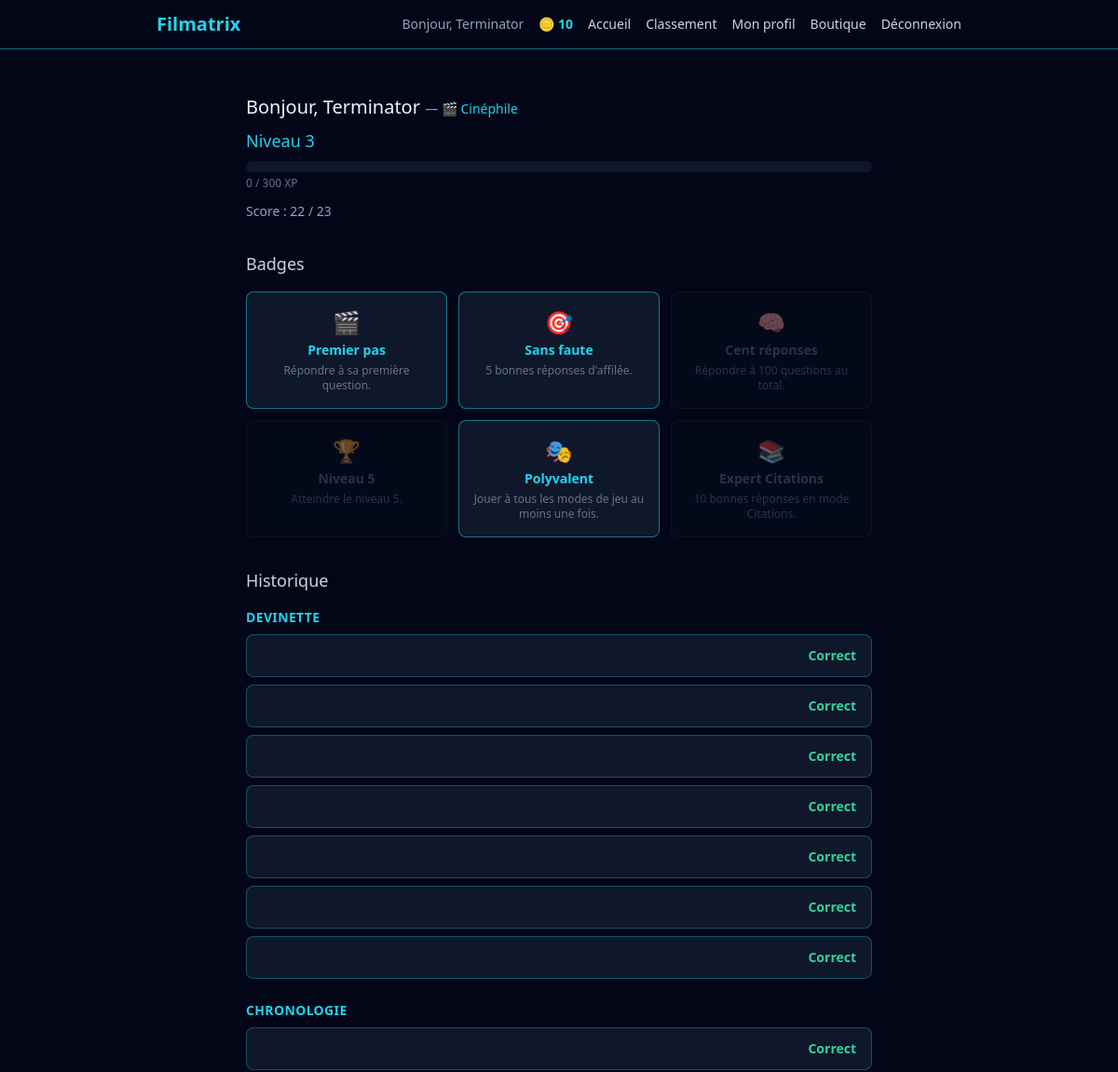
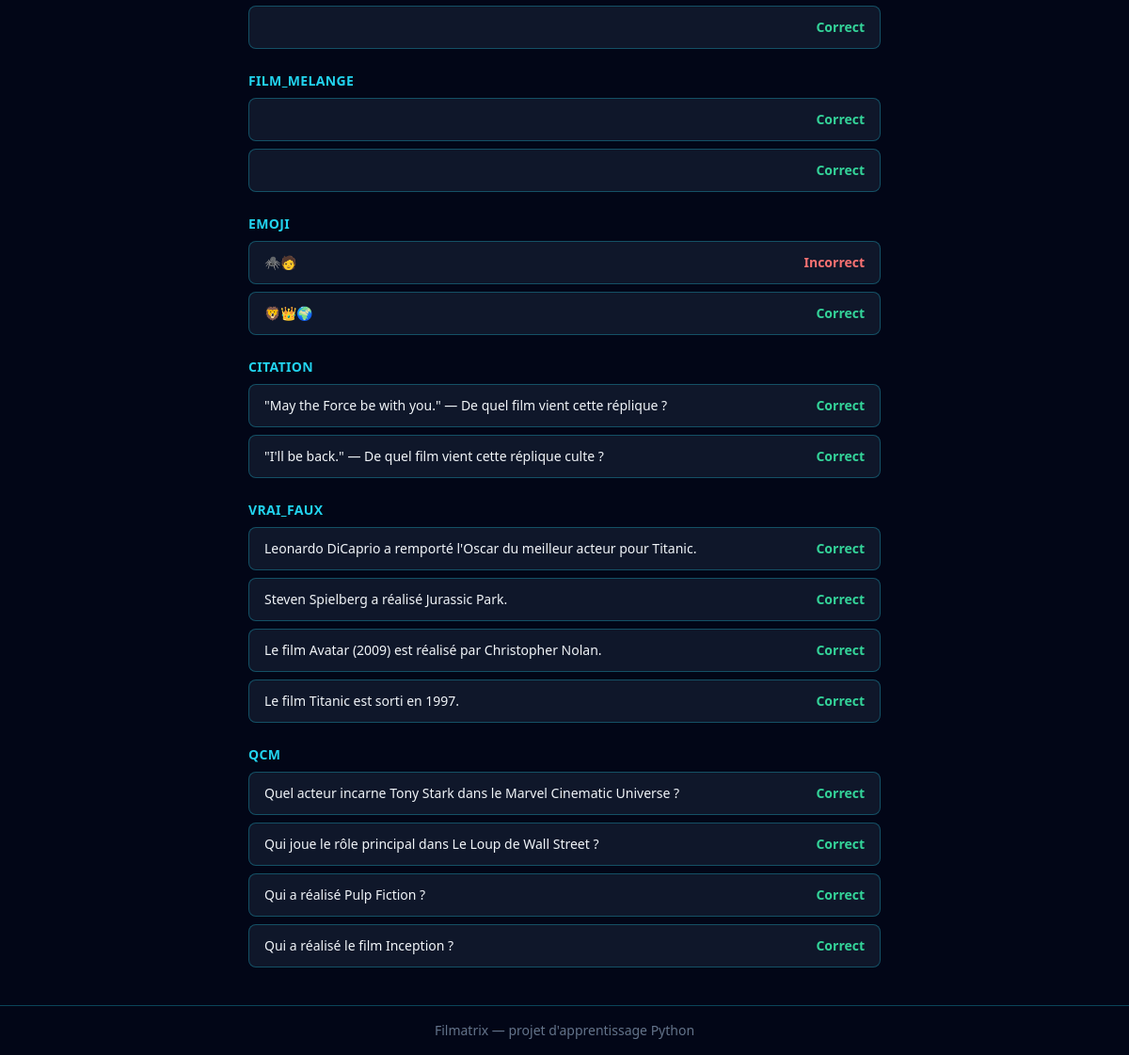
/profil (signed in), run on the app's committed database (2 pictures, top to bottom).
### src/models.py (models this page shows, shortened)
class User(db.Model, UserMixin):
    __tablename__ = "users"
    id = db.Column(db.Integer, primary_key=True)
    username = db.Column(db.String(50), unique=True, nullable=False)
    email = db.Column(db.String(120), unique=True, nullable=False)
    password_hash = db.Column(db.String(255), nullable=False)
    total_xp = db.Column(db.Integer, nullable=False, default=0)
    coins = db.Column(db.Integer, nullable=False, default=0)
    equipped_title = db.Column(db.String(50), nullable=True)

class Question(db.Model):
    __tablename__ = "questions"
    id = db.Column(db.Integer, primary_key=True)
    mode = db.Column(db.String(50), nullable=False)
    category = db.Column(db.String(50), nullable=False)
    difficulty = db.Column(db.String(20), nullable=False)
    prompt = db.Column(db.Text, nullable=False)
    payload = db.Column(db.JSON, nullable=False)
    correct_answer = db.Column(db.JSON, nullable=False)
    requires_account = db.Column(db.Boolean, nullable=False, default=False)

class Attempt(db.Model):
    __tablename__ = "attempts"
    id = db.Column(db.Integer, primary_key=True)
    user_id = db.Column(db.Integer, db.ForeignKey("users.id"), nullable=False)
    question_id = db.Column(db.Integer, db.ForeignKey("questions.id"), nullable=False)
    is_correct = db.Column(db.Boolean, nullable=False)
    answered_at = db.Column(db.DateTime, nullable=False, default=datetime.utcnow)
    question = db.relationship("Question")
    user = db.relationship("User", backref="attempts")

### app.py (the view)
    @app.route("/profil")
    @login_required
    def profile() -> str:
        attempts = (
            Attempt.query.filter_by(user_id=current_user.id)
            .order_by(Attempt.answered_at.desc())
            .all()
        )
        total_count = len(attempts)
        correct_count = sum(1 for attempt in attempts if attempt.is_correct)
        level_info = calculate_level(current_user.total_xp)
        attempts_by_mode = {}
        for attempt in attempts:
            mode = attempt.question.mode
            attempts_by_mode.setdefault(mode, []).append(attempt)
        earned_badge_codes = {badge.badge_code for badge in current_user.badges}
        all_badges = []
        for code, info in BADGES.items():
            all_badges.append(
                {
                    "code": code,
                    "name": info["name"],
                    "description": info["description"],
                    "icon": info["icon"],
                    "earned": code in earned_badge_codes,
                }
            )
        equipped_title_name= None
        if current_user.equipped_title:
            equipped_title_name = TITLES.get(current_user.equipped_title, {}).get("name")
        return render_template(
            "profil.html",
            attempts_by_mode=attempts_by_mode,
            total_count=total_count,
            correct_count=correct_count,
            level_info=level_info,
            all_badges=all_badges,
            equipped_title_name=equipped_title_name,
        )

### app.py (called while the page is built)
def calculate_level(total_xp: int) -> dict:
        level = 1
        xp_for_next_level = 100
        xp_already_spent = 0
        while total_xp - xp_already_spent >= xp_for_next_level:
            xp_already_spent += xp_for_next_level
            level += 1
            xp_for_next_level = 100 * level
        xp_in_current_level = total_xp - xp_already_spent
        return {
            "level": level,
            "xp_in_current_level": xp_in_current_level,
            "xp_for_next_level": xp_for_next_level,
            }

### templates/profil.html (shortened to what this page needs)
{% extends "base.html" %}
{% block content %}
<div class="max-w-2xl mx-auto mt-8">
    <h2 class="text-xl mb-2">
        Bonjour, {{ current_user.username }}
        {% if equipped_title_name %}
            <span class="text-cyan-400 text-sm font-normal">— {{ equipped_title_name }}</span>
        {% endif %}
    </h2>
    <div class="mb-8">
        <p class="text-cyan-400 text-lg mb-2">
            Niveau {{ level_info.level }}
        </p>
        <div class="w-full bg-slate-900 rounded-full h-3 overflow-hidden mb-1">
        </div>
        <p class="text-xs text-slate-500">{{ level_info.xp_in_current_level }} / {{ level_info.xp_for_next_level }} XP</p>
        <p class="text-slate-400 text-sm mt-3">
            Score : {{ correct_count }} / {{ total_count }}
        </p>
    </div>
    <h3 class="text-lg mb-4 text-slate-300">Badges</h3>
    <div class="grid grid-cols-2 sm:grid-cols-3 gap-3 mb-8">
        {% for badge in all_badges %}
        <div class="border rounded-lg px-3 py-4 text-center transition
                    {% if badge.earned %}
                        border-cyan-400/50 bg-slate-900
                    {% else %}
                        border-slate-800 bg-slate-900/50 opacity-40
                    {% endif %}">
            <p class="text-2xl mb-1">{{ badge.icon }}</p>
            <p class="text-sm font-bold {% if badge.earned %}text-cyan-400{% else %}text-slate-500{% endif %}">
                {{ badge.name }}
            </p>
            <p class="text-xs text-slate-500 mt-1">{{ badge.description }}</p>
        </div>
        {% endfor %}
    </div>
    <h3 class="text-lg mb-4 text-slate-300">Historique</h3>
    {% if attempts_by_mode %}
        {% for mode, mode_attempts in attempts_by_mode.items() %}
        <div class="mb-6">
            <h4 class="text-sm font-bold text-cyan-400 mb-2 uppercase tracking-wide">{{ mode }}</h4>
            <div class="flex flex-col gap-2">
                {% for attempt in mode_attempts %}
                <div class="flex items-center justify-between bg-slate-900 border border-cyan-400/30 rounded-lg px-4 py-3">
                    <span class="text-sm">{{ attempt.question.prompt }}</span>
                    {% if attempt.is_correct %}
                        <span class="text-emerald-400 text-sm font-bold">Correct</span>
                    {% else %}
                        <span class="text-red-400 text-sm font-bold">Incorrect</span>
                    {% endif %}
                </div>
                {% endfor %}
            </div>
        </div>
        {% endfor %}
    {% else %}
    <p class="text-slate-500">Aucune partie jouée pour le moment.</p>
    {% endif %}
</div>
{% endblock %}

### templates/base.html (shortened to what this page needs)
<!DOCTYPE html>
<html lang="fr">
<head>
    <link rel="stylesheet" href="{{ url_for('static', filename='css/output.css') }}">
</head>
<body class="bg-slate-950 text-slate-100 min-h-screen flex flex-col">
    <header class="border-b border-cyan-400/50">
    <nav class="max-w-4xl mx-auto px-4 py-3">
        <div class="flex items-center justify-between">
            <a href="{{ url_for('home') }}" class="text-xl font-bold text-cyan-400">
                Filmatrix
            </a>
            <div class="flex items-center gap-4">
                {% if current_user.is_authenticated %}
                    <span class="text-slate-400 text-sm">Bonjour, {{ current_user.username }}</span>
                    <span class="text-cyan-400 text-sm font-bold flex items-center gap-1">
                         🪙 {{ current_user.coins }}
                    </span>
                {% endif %}
                <div class="hidden md:flex items-center gap-4 text-sm">
                    <a href="{{ url_for('home') }}" class="text-slate-300 hover:text-cyan-400 transition">Accueil</a>
                    <a href="{{ url_for('leaderboard') }}" class="text-slate-300 hover:text-cyan-400 transition">Classement</a>
                    {% if current_user.is_authenticated %}
                        <a href="{{ url_for('profile') }}" class="text-slate-300 hover:text-cyan-400 transition">Mon profil</a>
                        <a href="{{ url_for('shop') }}" class="text-slate-300 hover:text-cyan-400 transition">Boutique</a>
                        <a href="{{ url_for('logout') }}" class="text-slate-300 hover:text-cyan-400 transition">Déconnexion</a>
                    {% else %}
                        <a href="{{ url_for('login') }}" class="text-slate-300 hover:text-cyan-400 transition">Connexion</a>
                        <a href="{{ url_for('register') }}" class="bg-cyan-400 hover:bg-cyan-300 text-slate-950 font-bold px-3 py-1.5 rounded-lg transition">Inscription</a>
                    {% endif %}
                </div>
            </div>
        </div>
    </nav>
</header>
    <main class="flex-1 p-4">
        {% block content %}{% endblock %}
    </main>
    <footer class="border-t border-cyan-400/30 text-center text-slate-500 text-sm py-4">
        Filmatrix — projet d'apprentissage Python
    </footer>
</body>
</html>

### data on the page
User: username "Terminator", coins "10"
Question: mode "DEVINETTE"
Attempt: is_correct "Correct"
Attempt: is_correct "Correct"
Attempt: is_correct "Correct"
Attempt: is_correct "Correct"
Attempt: is_correct "Correct"
Attempt: is_correct "Correct"
Attempt: is_correct "Correct"
Question: mode "CHRONOLOGIE"
Attempt: is_correct "Correct"
Attempt: is_correct "Correct"
Question: mode "FILM_MELANGE"
Attempt: is_correct "Correct"
Attempt: is_correct "Correct"
Question: mode "EMOJI"
Attempt: question.prompt "🕷️🧑", is_correct "Incorrect"
Attempt: question.prompt "🦁👑🌍", is_correct "Correct"
Question: mode "CITATION"
Attempt: question.prompt "\"May the Force be with you.\" — De quel film vient cette réplique ?", is_correct "Correct"
Attempt: question.prompt "\"I'll be back.\" — De quel film vient cette réplique culte ?", is_correct "Correct"
Question: mode "VRAI_FAUX"
Attempt: question.prompt "Leonardo DiCaprio a remporté l'Oscar du meilleur acteur pour Titanic.", is_correct "Correct"
Attempt: question.prompt "Steven Spielberg a réalisé Jurassic Park.", is_correct "Correct"
Attempt: question.prompt "Le film Avatar (2009) est réalisé par Christopher Nolan.", is_correct "Correct"
Attempt: question.prompt "Le film Titanic est sorti en 1997.", is_correct "Correct"
Question: mode "QCM"
Attempt: question.prompt "Quel acteur incarne Tony Stark dans le Marvel Cinematic Universe ?", is_correct "Correct"
Attempt: question.prompt "Qui joue le rôle principal dans Le Loup de Wall Street ?", is_correct "Correct"
Attempt: question.prompt "Qui a réalisé Pulp Fiction ?", is_correct "Correct"
Attempt: question.prompt "Qui a réalisé le film Inception ?", is_correct "Correct"

### other printed values
{{ equipped_title_name }} "🎬 Cinéphile"
{{ level_info.level }} "3"
{{ level_info.xp_in_current_level }} "0"
{{ level_info.xp_for_next_level }} "300"
{{ correct_count }} "22"
{{ total_count }} "23"
{{ badge.icon }} "🎬" "🎯" "🧠" "🏆" "🎭" "📚"
{{ badge.name }} "Premier pas" "Sans faute" "Cent réponses" "Niveau 5" "Polyvalent" "Expert Citations"
{{ badge.description }} "Répondre à sa première question." "5 bonnes réponses d'affilée." "Répondre à 100 questions au total." "Atteindre le niveau 5." "Jouer à tous les modes de jeu au moins une fois." "10 bonnes réponses en mode Citations."
